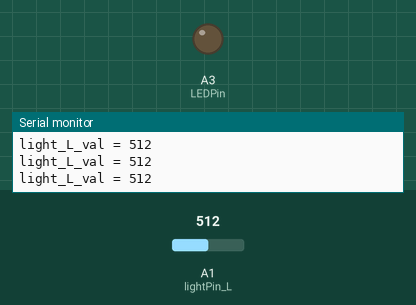
Recording of a sketch running on a simulated Arduino Uno, built with avr-gcc and run on an emulated ATmega328P. On the bench: output pins drawn as LEDs (lit = HIGH), the last lines printed to the serial monitor. The inputs (shaded band) are chosen by the test bench; at power-on: A1 (lightPin_L) = 512.

Above: at 1.2 s.
1.3 s: A1 (lightPin_L) set to 488
At 1.7 s:
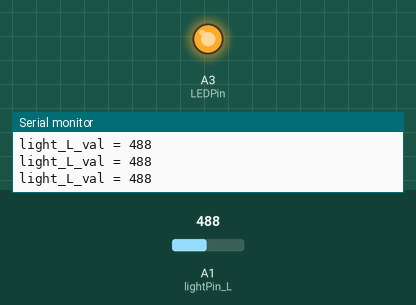
2.9 s: A1 (lightPin_L) set to 510
At 4.2 s:
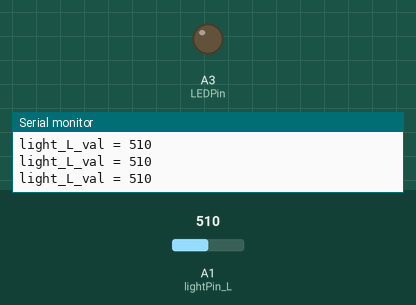
4.5 s: A1 (lightPin_L) set to 490
At 5.8 s:
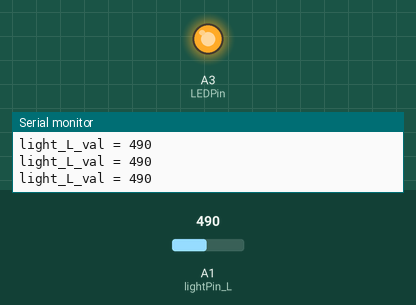
Timing chart, 0 to 7.5 s (numbered marks = the images above; inputs shaded):
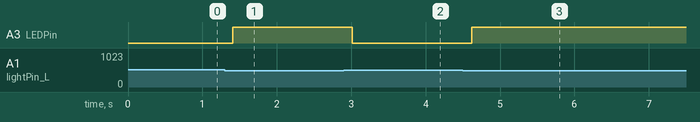

The sketch:

9_2_light_LED.ino
```cpp
#define lightPin_L A1
#define LEDPin A3

int light_L_val;

void setup() {
  Serial.begin(9600);
  pinMode(lightPin_L, INPUT);
  pinMode(LEDPin, OUTPUT);
}

void loop() {
  light_L_val = analogRead(lightPin_L);
  Serial.print("light_L_val = ");
  Serial.println(light_L_val);
  delay(100);
  if(light_L_val < 500)  //When it is lower than the set value, the LED will be on
  {
    digitalWrite(LEDPin, HIGH);
  }
  else
  {
    digitalWrite(LEDPin, LOW);
  }
}
```

Measured:
- the behaviour switches between 500 and 499 on A1 (lightPin_L) (found by bisection; images 0 and 1)
- after the input at 1.3 s, A3 (LEDPin): LOW → HIGH after 0.11 s
- after the input at 2.9 s, A3 (LEDPin): HIGH → LOW after 0.11 s
- after the input at 4.5 s, A3 (LEDPin): LOW → HIGH after 0.12 s
